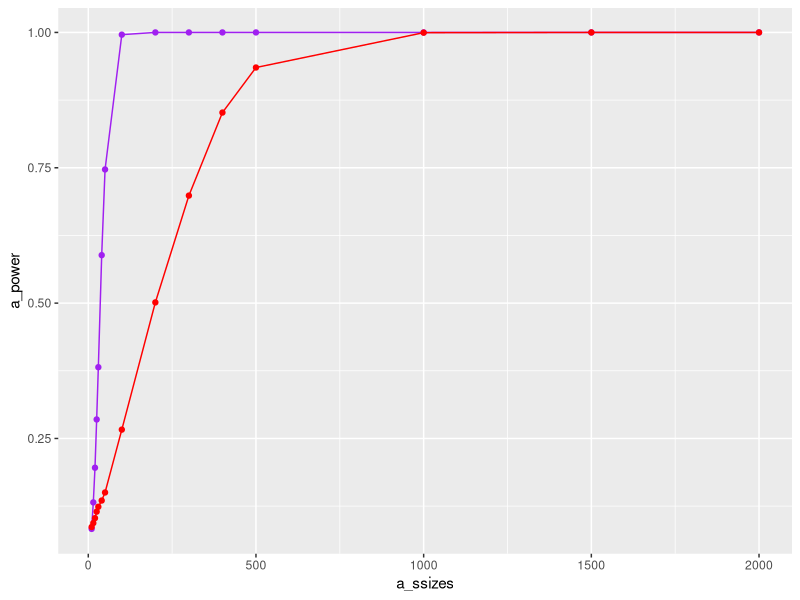

Generate this figure with R:
library(ggplot2)

a <- read.table("unifKSstandardized.csv")

a <- data.frame(a)
a_ssizes <- a[,1]
a_power <- seq(0, 1, 10)

ggplot(a, aes(x=a_ssizes, y=a_power)) + 
  geom_line(aes(y=powerSW), color="purple") +
  geom_point(aes(y=powerSW), color="purple") +
  geom_line(aes(y=powerKS), color="red") + 
  geom_point(aes(y=powerKS), color="red") 
  